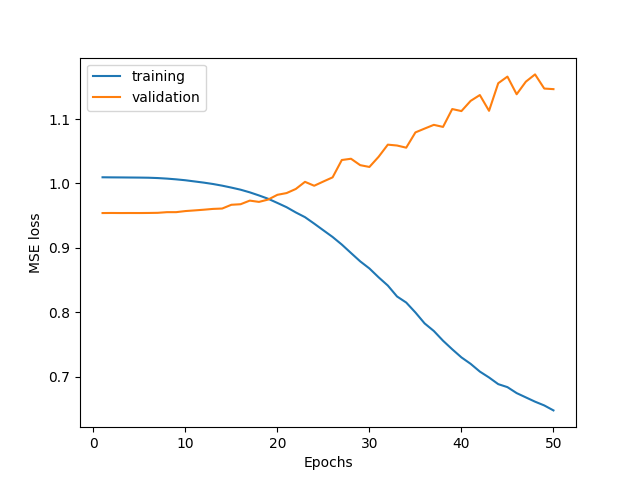

The script that saved this image:
from dataset_train import CrackDatasetTrain
import torch
import torch.nn as nn
import torch.nn.functional as F

import torch.optim as optim

import matplotlib.pyplot as plt
import bottleneck as bn
from torch.utils.data import DataLoader

from tqdm import tqdm
import numpy as np

class Net(nn.Module):

    def __init__(self):
        super(Net, self).__init__()
        # 1 input image channel, 6 output channels, 5x5 square convolution
        # kernel
        self.conv1 = nn.Conv2d(1, 6, 5)
        self.conv2 = nn.Conv2d(6, 16, 5)
        # an affine operation: y = Wx + b
        #self.fc1 = nn.Linear(16 * 5 * 5, 120)  # 5*5 from image dimension
        self.fc1 = nn.Linear(2704, 120) 
        self.fc2 = nn.Linear(120, 84)
        self.fc3 = nn.Linear(84, 9)

    def forward(self, input):
        # Convolution layer C1: 1 input image channel, 6 output channels,
        # 5x5 square convolution, it uses RELU activation function, and
        # outputs a Tensor with size (N, 6, 28, 28), where N is the size of the batch
        #print("input shape", input.shape)
        conv = self.conv1(input)
        #print("shape conv", conv.shape)
        c1 = F.relu(conv)
        #print("shape c1", c1.shape)
        # Subsampling layer S2: 2x2 grid, purely functional,
        # this layer does not have any parameter, and outputs a (N, 16, 14, 14) Tensor
        s2 = F.max_pool2d(c1, (2, 2))
        #print("shape s2", s2.shape)
        # Convolution layer C3: 6 input channels, 16 output channels,
        # 5x5 square convolution, it uses RELU activation function, and
        # outputs a (N, 16, 10, 10) Tensor
        c3 = F.relu(self.conv2(s2))
        #print("shape c3", c3.shape)
        # Subsampling layer S4: 2x2 grid, purely functional,
        # this layer does not have any parameter, and outputs a (N, 16, 5, 5) Tensor
        s4 = F.max_pool2d(c3, 2)
        #print("shape s4", s4.shape)
        # Flatten operation: purely functional, outputs a (N, 400) Tensor
        s4 = torch.flatten(s4,1)
        #print("shape s4 flatten", s4.shape)
        # Fully connected layer F5: (N, 400) Tensor input,
        # and outputs a (N, 120) Tensor, it uses RELU activation function
        f5 = F.relu(self.fc1(s4))
        #print("shape f5", f5.shape)
        # Fully connected layer F6: (N, 120) Tensor input,
        # and outputs a (N, 84) Tensor, it uses RELU activation function
        f6 = F.relu(self.fc2(f5))
        #print("shape f6", f6.shape)
        # Gaussian layer OUTPUT: (N, 84) Tensor input, and
        # outputs a (N, 10) Tensor
        output = self.fc3(f6)
        #print("shape output", output.shape)
        return output


net = Net()
#print(net)

data = CrackDatasetTrain()
#print(data[0])
#print(data[0]['damage'])

# create your optimizer
optimizer = optim.Adam(net.parameters(), lr=0.0001)



#new training loop with validation
train_data, validation_data = torch.utils.data.random_split(data, [50016,9984])

trainloader = DataLoader(train_data, batch_size=32, shuffle=True)
validationloader = DataLoader(validation_data, batch_size=32, shuffle=True) # Welche Parameter machen hier Sinn?
epochs = 50

min_valid_loss = np.inf
criterion = nn.MSELoss()
length = len(trainloader)
length_val = len(validationloader)

epochs_done = []
traininglosses = []
validationlosses = []

for e in range(epochs):
    train_loss = 0.0
    net.train()

    for i,data in tqdm(enumerate(trainloader)):
        inputs, labels = data
        optimizer.zero_grad()
        outputs = net(inputs)
        #print(outputs)
        loss = criterion(outputs,labels)
        loss.backward()
        optimizer.step()
        current_loss = loss.item()
        train_loss += current_loss/length
        #tqdm.write(str(current_loss))

    valid_loss = 0.0
    net.eval()
    for i,data in tqdm(enumerate(validationloader)):
        inputs, labels = data
        outputs = net(inputs)
        loss = criterion(outputs,labels)
        current_loss = loss.item()
        valid_loss += current_loss/length_val

    print(f'Epoch {e+1} \t\t Training Loss: {train_loss} \t\t Validation Loss: {valid_loss}')

    epochs_done.append(e+1)
    traininglosses.append(train_loss)
    validationlosses.append(valid_loss)


    np.savetxt("simple_conv_adam_00001.txt",[epochs_done,traininglosses,validationlosses])

    plt.plot(epochs_done,traininglosses)
    plt.plot(epochs_done,validationlosses)
    plt.legend(["training","validation"])
    plt.xlabel("Epochs")
    plt.ylabel("MSE loss")
    plt.savefig("simple_conv_adam_00001.png")
    plt.close()

    if min_valid_loss > valid_loss:
        print(f'Validation Loss Decreased({min_valid_loss:.6f}--->{valid_loss:.6f}) \t Saving The Model')
        min_valid_loss = valid_loss
        # Saving State Dict
        path = "simple_conv_adam_" + str(e+1) + "_min_validation_loss_lr0_00001_.pkl"
        torch.save(net, path)


#small evaluation
#model = torch.load("net20.pkl")
#model.eval()
#
#data = CrackDatasetTrain()
#
#for i,data in tqdm(enumerate(dataloader)):
#
#    inputs, labels = data
#
#
#    output = model(inputs)
#
#    criterion = nn.MSELoss()
#
#    loss = criterion(output,labels)
#
#    print("loss: ", loss)
#    print("output:")
#    print(output[0])
#    print("label: ")
#    print(labels[0])
#    break